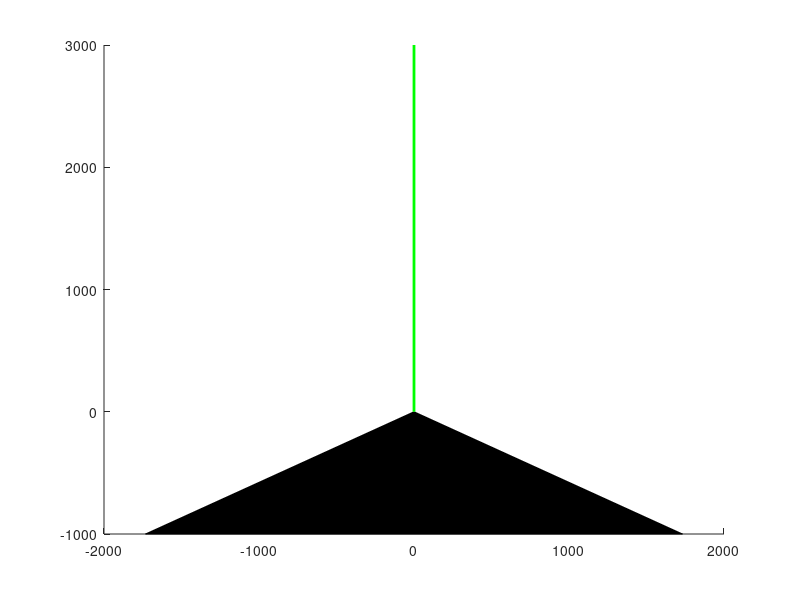

Write the MATLAB code that produced this figure. (Note: this script raises an error after producing the figure.)
close all
clear all
clc

% for user
disp('CLOSE THE FIGURE, NOT THIS TERMINAL')
disp('OTHERWISE YOU WILL HAVE TO RESTART THE SENSOR')

%open stuff for plotting
h = figure;
hold on
range = 4000; % sensor range is 4000  mm

%create a blind spot behind the sensor
angularRange = 240;
blindSpotLength = 2000;
delta = (360 - angularRange)/2;
alhpaStart = (-90 - delta) * pi/180;
alphaEnd = (-90 + delta) * pi/180;
fill([0 blindSpotLength*cos(alhpaStart) blindSpotLength*cos(alphaEnd)], [0 blindSpotLength*sin(alhpaStart) blindSpotLength*sin(alphaEnd)], 'k');
line([0 0], [0 range*0.75], 'color','g','LInewidth',2)
pause(0.01);
%open pipes
pipeIN = fopen('matPIPEin','r');
pipeOUT = fopen('matPIPEout','w');
alpha = [];
while ishandle(h)
    %read from the sensor (pipe)
    str = fgetl(pipeIN);
    if (~ischar(str))
        break;
    end
    %parse and plot
     numbers = parser(str);
     if (isempty(alpha))
        alpha = (linspace((-180+delta)*pi/180,(180-delta)*pi/180,length(numbers)))' + pi/2;
     end
     polygon = fill(numbers.*cos(alpha), numbers.*sin(alpha), 'r', 'FaceAlpha', 0.2);
     hold on 
     axis([-range range -range range]);
     pause(0.01);
     delete(polygon)     
end

fprintf(pipeOUT,'closing the sensor\n');
exit




